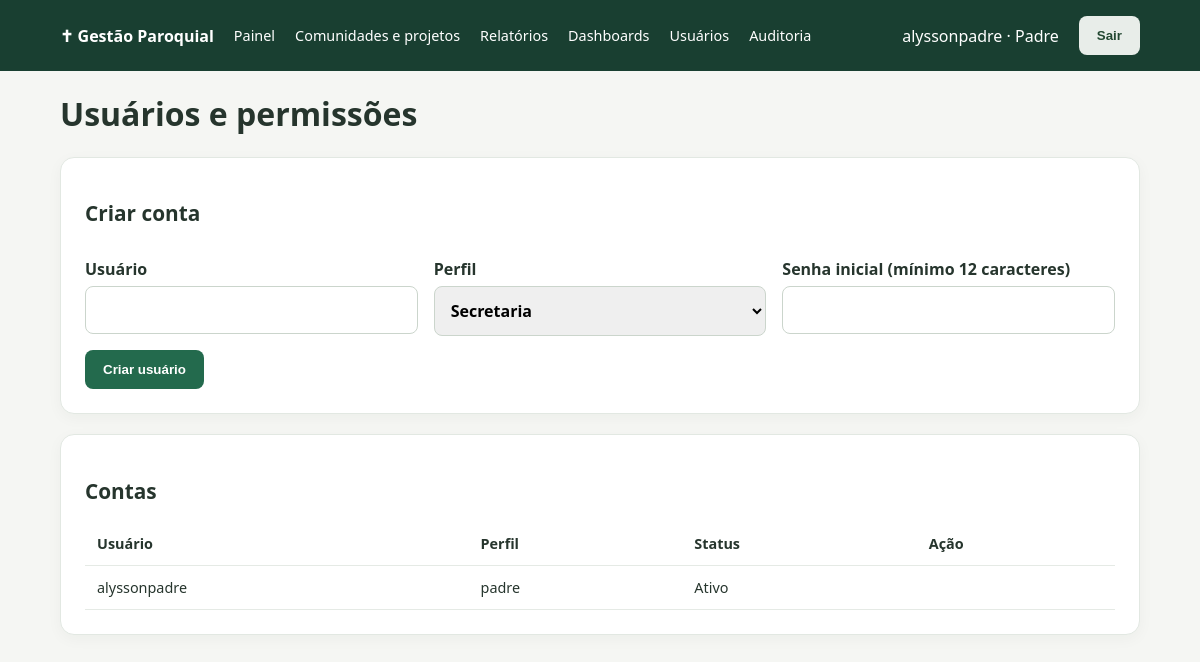
Screenshot of /users (signed in) with the database file from the repository.
### app.py (models this page shows)
class User(UserMixin, db.Model):
    id = db.Column(db.Integer, primary_key=True)
    username = db.Column(db.String(80), unique=True, nullable=False)
    password_hash = db.Column(db.String(255), nullable=False)
    role = db.Column(db.String(20), nullable=False)
    active = db.Column(db.Boolean, nullable=False, default=True)
    @property
    def is_active(self): return self.active

### app.py (the view, shortened to what this page needs)
@app.route('/users', methods=['GET','POST'])
@priest_only
def users():
    return render_template('users.html', users=User.query.order_by(User.username).all())

### app.py (called while the page is built)
@login_manager.user_loader
def load_user(uid):
    try: return db.session.get(User, int(uid))
    except (ValueError, TypeError): return None

@app.before_request
def check_csrf():
    if request.method in ('POST', 'PUT', 'PATCH', 'DELETE'):
        token = request.form.get('csrf_token', '')
        if not token or not secrets.compare_digest(token, session.get('csrf_token', '')): abort(400, 'Token CSRF inválido')

@app.context_processor
def common():
    if 'csrf_token' not in session: session['csrf_token'] = secrets.token_urlsafe(32)
    return {'csrf_token': session['csrf_token']}

def priest_only(fn):
    @wraps(fn)
    @login_required
    def inner(*args, **kwargs):
        if current_user.role != 'padre': abort(403)
        return fn(*args, **kwargs)
    return inner

### templates/users.html (shortened to what this page needs)
{% extends 'base.html' %}{% block content %}<h1>Usuários e permissões</h1><section class="card"><h2>Criar conta</h2><form method="post"><div class="fields"><label>Usuário<input name="username" required maxlength="80"></label><label>Perfil<select name="role"><option value="secretaria">Secretaria</option></select></label><label>Senha inicial (mínimo 12 caracteres)<input name="password" type="password" minlength="12" required></label></div><button>Criar usuário</button></form></section><section class="card"><h2>Contas</h2><table><tr><th>Usuário</th><th>Perfil</th><th>Status</th><th>Ação</th></tr>{% for u in users %}<tr><td>{{ u.username }}</td><td>{{ u.role }}</td><td>{{ 'Ativo' if u.active else 'Inativo' }}</td><td></td></tr>{% endfor %}</table></section>{% endblock %}

### templates/base.html
<!doctype html><html lang="pt-br"><head><meta charset="utf-8"><meta name="viewport" content="width=device-width, initial-scale=1"><title>Finanças Paroquiais</title><link rel="stylesheet" href="{{ url_for('static', filename='style.css') }}"></head><body><header><div class="wrap nav"><strong>✝ Gestão Paroquial</strong>{% if current_user.is_authenticated %}<a href="{{ url_for('dashboard') }}">Painel</a>{% if current_user.role == 'padre' %}<a href="{{ url_for('units') }}">Comunidades e projetos</a><a href="{{ url_for('reports') }}">Relatórios</a><a href="{{ url_for('analytics') }}">Dashboards</a><a href="{{ url_for('users') }}">Usuários</a><a href="{{ url_for('audit_log') }}">Auditoria</a>{% endif %}<span>{{ current_user.username }} · {{ current_user.role|capitalize }}</span><form action="{{ url_for('logout') }}" method="post"><input type="hidden" name="csrf_token" value="{{ csrf_token }}"><button class="secondary">Sair</button></form>{% endif %}</div></header><main class="wrap">{% with messages = get_flashed_messages(with_categories=true) %}{% for category,message in messages %}<p class="notice {{ category }}">{{ message }}</p>{% endfor %}{% endwith %}{% block content %}{% endblock %}</main></body></html>

### static/style.css (style rules this page uses)
:root { font-family:system-ui,-apple-system,Segoe UI,sans-serif;color:#26352d;background:#f5f6f3 }
* { box-sizing:border-box }
body { margin:0 }
header { background:#193f31;color:white;padding:16px 0 }
.wrap { max-width:1120px;margin:auto;padding:0 20px }
.nav { display:flex;align-items:center;gap:20px;flex-wrap:wrap }
.nav span { margin-left:auto }
main { padding-top:35px;padding-bottom:60px }
h1 { font-size:2rem }
h2 { font-size:1.3rem }
.card { background:white;border:1px solid #e2e8e2;border-radius:14px;padding:24px;margin:20px 0;box-shadow:0 4px 15px #142e1c0a }
label { display:block;font-weight:600;margin:14px 0 }
input,select { display:block;width:100%;padding:12px;border:1px solid #cbd5cc;border-radius:8px;margin-top:6px;font:inherit }
button { background:#236a4d;border:0;color:white;border-radius:8px;padding:12px 18px;font-weight:600;cursor:pointer }
button.secondary { background:#e8ede9;color:#234832 }
.fields { display:grid;grid-template-columns:repeat(3,1fr);gap:16px }
table { width:100%;border-collapse:collapse;font-size:.9rem }
th,td { padding:12px;border-bottom:1px solid #e5eae5;text-align:left;white-space:nowrap }
.nav a { color:#fff;text-decoration:none;font-size:.9rem }
a { color:#236a4d }

### rows the page displays
User: username "alyssonpadre", role "Padre", role "padre", active "Ativo"
